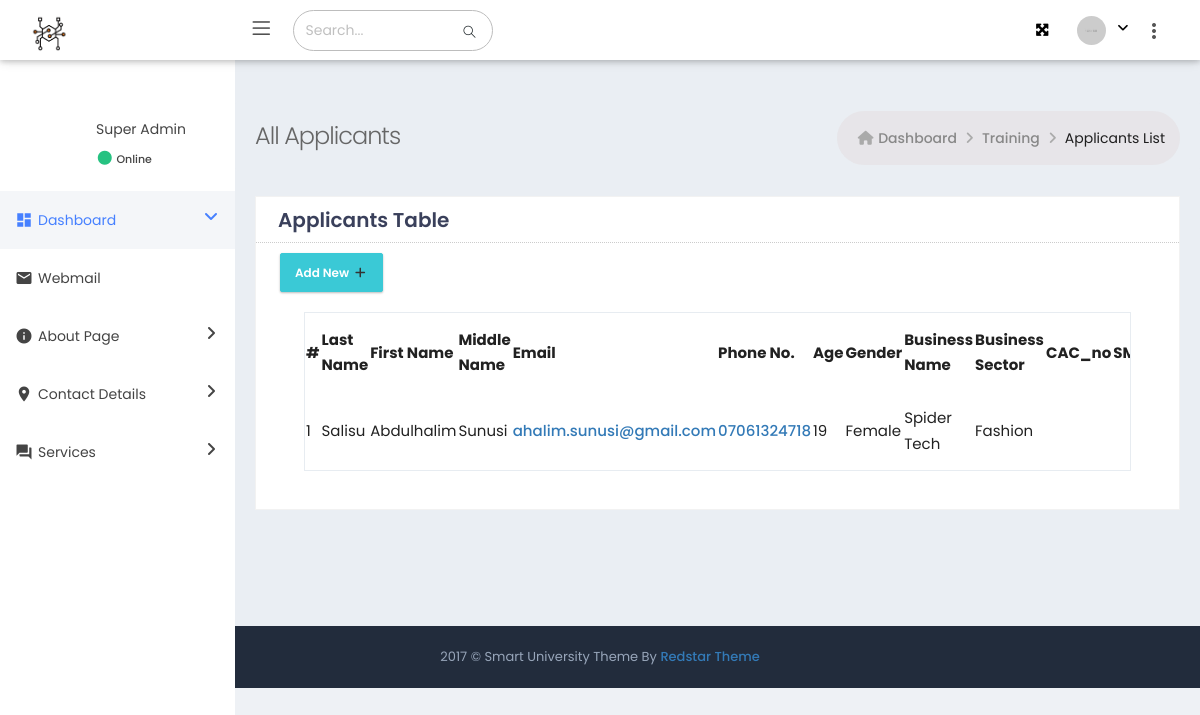
Page /admin/all_applicants.php on the committed database.
### tables this page shows
CREATE TABLE IF NOT EXISTS `dse_application` (
  `id` int NOT NULL AUTO_INCREMENT,
  `lastname` varchar(50) NOT NULL,
  `firstname` varchar(50) NOT NULL,
  `middlename` varchar(50) NOT NULL,
  `email` varchar(100) NOT NULL,
  `phone_no` varchar(20) NOT NULL,
  `age` int NOT NULL,
  `gender` varchar(16) NOT NULL,
  `business_name` text NOT NULL,
  `business_sector` varchar(30) NOT NULL,
  `registration_type` varchar(10) NOT NULL,
  `years` varchar(20) NOT NULL,
  `business_website` varchar(255) DEFAULT NULL,
  `business_location` text NOT NULL,
  `digital_transformation` varchar(10) NOT NULL,
  `apply_date` datetime NOT NULL DEFAULT CURRENT_TIMESTAMP,
  PRIMARY KEY (`id`)
);

### admin/all_applicants.php (the view, shortened to what this page needs)
<?php
require('superadmin_functions.php');
$applicants_query = mysqli_query($spider_tech_db, "SELECT * FROM dse_application") or die(mysqli_error($spider_tech_db));
$applicants_row = mysqli_fetch_assoc($applicants_query);
?>
<!DOCTYPE html>
<html lang="en">
<head>
</head>
<body class="<?php require('body-tag-css.html'); ?>">
    <div class="page-wrapper">
        <?php require('header-section.php'); ?>
        <div class="page-container">
            <?php require('side-menu-section.php'); ?>
            <div class="page-content-wrapper">
                <div class="page-content">
                    <div class="page-bar">
                        <div class="page-title-breadcrumb">
                            <div class=" pull-left">
                                <div class="page-title">All Applicants</div>
                            </div>
                            <ol class="breadcrumb page-breadcrumb pull-right">
                                <li><i class="fa fa-home"></i>&nbsp;<a class="parent-item" href="dashboard.php">Dashboard</a>&nbsp;<i class="fa fa-angle-right"></i></li>
                                <li><a class="parent-item" href="">Training</a>&nbsp;<i class="fa fa-angle-right"></i></li>
                                <li class="active">Applicants List</li>
                            </ol>
                        </div>
                    </div>
                    <div class="row">
                        <div class="col-md-12 col-sm-12">
                            <div class="card card-box">
                                <div class="card-head">
                                    <header>Applicants Table</header>
                                </div>
                                <div class="card-body" id="bar-parent">
                                    <div class="row">
                                        <div class="col-md-6 col-sm-6 col-6">
                                            <div class="btn-group">
                                                <a href="add_trainings.php" id="addRow" class="btn btn-info">
                                                    Add New <i class="fa fa-plus"></i>
                                                </a>
                                            </div>
                                        </div>
                                    </div>
                                    <div class="card-body">
                                        <div class="table-scrollable">
                                            <table id="exportTable" class="display nowrap table-hover" style="width:100%">
                                                <thead>
                                                    <tr>
                                                        <th>#</th>
                                                        <th>Last Name</th>
                                                        <th>First Name</th>
                                                        <th>Middle Name</th>
                                                        <th>Email</th>
                                                        <th>Phone No.</th>
                                                        <th>Age</th>
                                                        <th>Gender</th>
                                                        <th>Business Name</th>
                                                        <th>Business Sector</th>
                                                        <th>CAC_no</th>
                                                        <th>SMEDAN</th>
                                                    </tr>
                                                </thead>
                                                <tbody>
                                                    <?php
                                                    if (mysqli_num_rows($applicants_query) == 0) {
                                                        echo '<tr><td colspan="4" class="text-center">No applications yet.</td></tr>';
                                                    } else {
                                                        $no = 1;
                                                    do {
                                                        echo
                                                        '<tr>
                                                            <td>'.$no.'</td>
                                                            <td>'.$applicants_row['lastname'].'</td>
                                                            <td>'.$applicants_row['firstname'].'</td>
                                                            <td>'.$applicants_row['middlename'].'</td>
                                                            <td><a href="mailto:'.$applicants_row['email'].'">'.$applicants_row['email'].'</a></td>
															<td><a href="tel:'.$applicants_row['phone_no'].'">'.$applicants_row['phone_no'].'</a></td>
                                                            <td>'.$applicants_row['age'].'</td>
                                                            <td>'.$applicants_row['gender'].'</td>
                                                            <td>'.$applicants_row['business_name'].'</td>
                                                            <td>'.$applicants_row['business_sector'].'</td>
                                                            <td>'.$applicants_row['cac_no'].'</td>
                                                            <td>'.$applicants_row['smedan'].'</td>
                                                            <td>'.$applicants_row['years'].'</td>
                                                            <td>'.$applicants_row['business_location'].'</td>
                                                            <td>'.$applicants_row['apply_date'].'</td>
                                                        </tr>';
                                                        $no++;
                                                    } while($applicants_row = mysqli_fetch_assoc($applicants_query));
                                                    }
                                                    ?>
                                                </tbody>
                                            </table>
                                        </div>
                                    </div>
                                </div>
                            </div>
                        </div>
                    </div>
                </div>
            </div>
        </div>
    </div>
</body>
</html>

### admin/assets/css/theme/light/style.css (style rules this page uses)
.fa { display: inline-block; font: normal normal normal 14px/1 FontAwesome; font-size: inherit; -webkit-font-smoothing: antialiased; -moz-osx-font-smoothing: grayscale; transform: translate(0, 0); }

### admin/assets/css/responsive.css (style rules this page uses)
@media (min-width:992px) { .page-content-wrapper { float: left; width: 100% } }
@media (min-width:992px) { .page-content-wrapper .page-content { margin-left: 235px; margin-top: 0; min-height: 600px; padding: 25px 20px 10px } }
@media (min-width:992px) { .page-footer { clear: left } }

### admin/assets/css/theme/light/theme-color.css (style rules this page uses)
:root { --sidebar-color: #ffffff; --sidebar-font-color: #4680ff; --logo-color: #222c3c; --header-color: #6673FC; }
.white-sidebar-color .page-container { background-color : #ffffff; }

### rows in the picture
dse_application: lastname "Salisu", firstname "Abdulhalim", middlename "Sunusi", email "ahalim.sunusi@gmail.com", phone_no "07061324718", age "19", gender "Female", business_name "Spider Tech", business_sector "Fashion"
